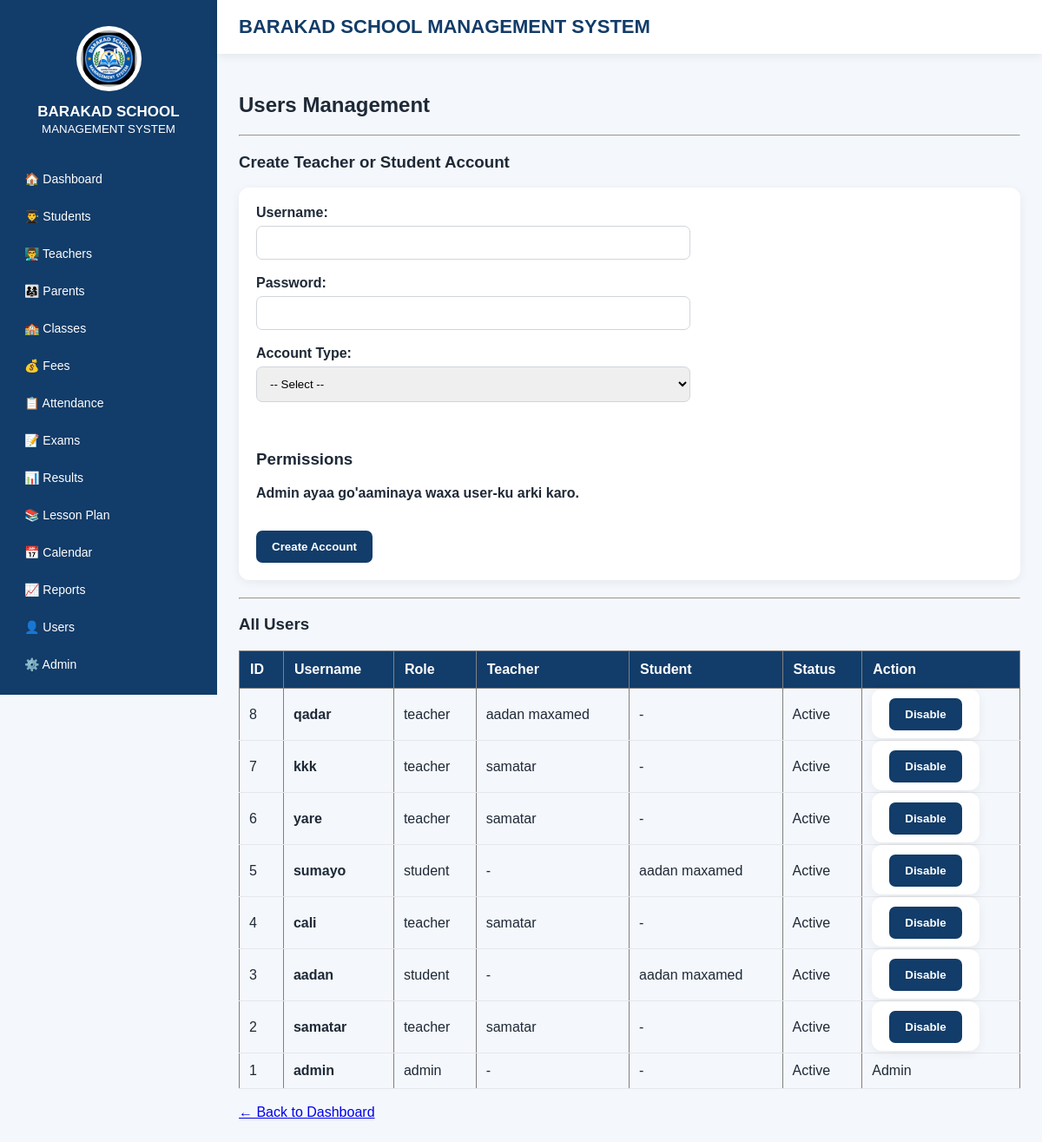
Screenshot of /users with the database file from the repository.
### tables this page shows
CREATE TABLE users (
            id INTEGER PRIMARY KEY AUTOINCREMENT,
            username TEXT UNIQUE,
            password TEXT,
            role TEXT
        , student_name TEXT, teacher_name TEXT, permissions TEXT DEFAULT '', active INTEGER DEFAULT 1);

### app.py (the view)
@app.route("/users")
def users():
    db = get_db()
    users_list = db.execute("""
        SELECT *
        FROM users
        ORDER BY id DESC
    """).fetchall()
    db.close()
    return render_template(
        "users.html",
        users=users_list
    )

### app.py (called while the page is built)
def get_db():
    db = sqlite3.connect(DATABASE)
    db.row_factory = sqlite3.Row
    return db

### templates/users.html (shortened to what this page needs)
{% extends "base.html" %}
{% block content %}
<h2>Users Management</h2>
<hr>
<h3>Create Teacher or Student Account</h3>
<form method="POST" action="/users/add">
    <label><strong>Username:</strong></label><br>
    <input type="text" name="username" required>
    <br><br>
    <label><strong>Password:</strong></label><br>
    <input type="password" name="password" required>
    <br><br>
    <label><strong>Account Type:</strong></label><br>
    <select name="role" id="role" onchange="changeAccountType()" required>
        <option value="">-- Select --</option>
    </select>
    <br><br>
    <br>
    <h3>Permissions</h3>
    <p><strong>Admin ayaa go'aaminaya waxa user-ku arki karo.</strong></p>
    <br>
    <button type="submit">Create Account</button>
</form>
<hr>
<h3>All Users</h3>
{% if users %}
<table border="1" cellpadding="8" cellspacing="0">
    <tr>
        <th>ID</th>
        <th>Username</th>
        <th>Role</th>
        <th>Teacher</th>
        <th>Student</th>
        <th>Status</th>
        <th>Action</th>
    </tr>
    {% for user in users %}
    <tr>
        <td>{{ user["id"] }}</td>
        <td>
            <strong>{{ user["username"] }}</strong>
        </td>
        <td>{{ user["role"] }}</td>
        <td>
            {{ user["teacher_name"] or "-" }}
        </td>
        <td>
            {{ user["student_name"] or "-" }}
        </td>
        <td>
            {% if user["active"] %}
                Active
            {% else %}
                Disabled
            {% endif %}
        </td>
        <td>
            {% if user["role"] != "admin" %}
            <form
                method="POST"
                action="/users/toggle/{{ user['id'] }}"
                style="display:inline;"
            >
                {% if user["active"] %}
                    <button type="submit">Disable</button>
                {% else %}
                    <button type="submit">Enable</button>
                {% endif %}
            </form>
            {% else %}
                Admin
            {% endif %}
        </td>
    </tr>
    {% endfor %}
</table>
{% else %}
<p><strong>Weli user kale lama sameyn.</strong></p>
{% endif %}
<br>
<a href="/dashboard">← Back to Dashboard</a>
{% endblock %}

### templates/base.html (style rules this page uses)
* { box-sizing: border-box; }
body { margin: 0; font-family: Arial, Helvetica, sans-serif; background: #f4f7fb; color: #1f2937; }
form { background: white; padding: 20px; border-radius: 12px; box-shadow: 0 3px 12px rgba(0,0,0,0.06); margin-bottom: 20px; }
input, select, textarea { width: 100%; max-width: 500px; padding: 11px; border: 1px solid #d1d5db; border-radius: 7px; margin-top: 6px; }
button { background: #123c69; color: white; border: none; padding: 11px 18px; border-radius: 7px; cursor: pointer; font-weight: bold; }
table { width: 100%; border-collapse: collapse; }
th { background: #123c69; color: white; padding: 12px; text-align: left; }
td { padding: 11px; border-bottom: 1px solid #e5e7eb; }

### rows the page displays
users: id "8", username "qadar", role "teacher", teacher_name "aadan maxamed", user "-", active "Active"
users: id "7", username "kkk", role "teacher", teacher_name "samatar", user "-", active "Active"
users: id "6", username "yare", role "teacher", teacher_name "samatar", user "-", active "Active"
users: id "5", username "sumayo", role "student", user "-", student_name "aadan maxamed", active "Active"
users: id "4", username "cali", role "teacher", teacher_name "samatar", user "-", active "Active"
users: id "3", username "aadan", role "student", user "-", student_name "aadan maxamed", active "Active"
users: id "2", username "samatar", role "teacher", teacher_name "samatar", user "-", active "Active"
users: id "1", username "admin", role "admin", user "-", active "Active", shows "Admin"
